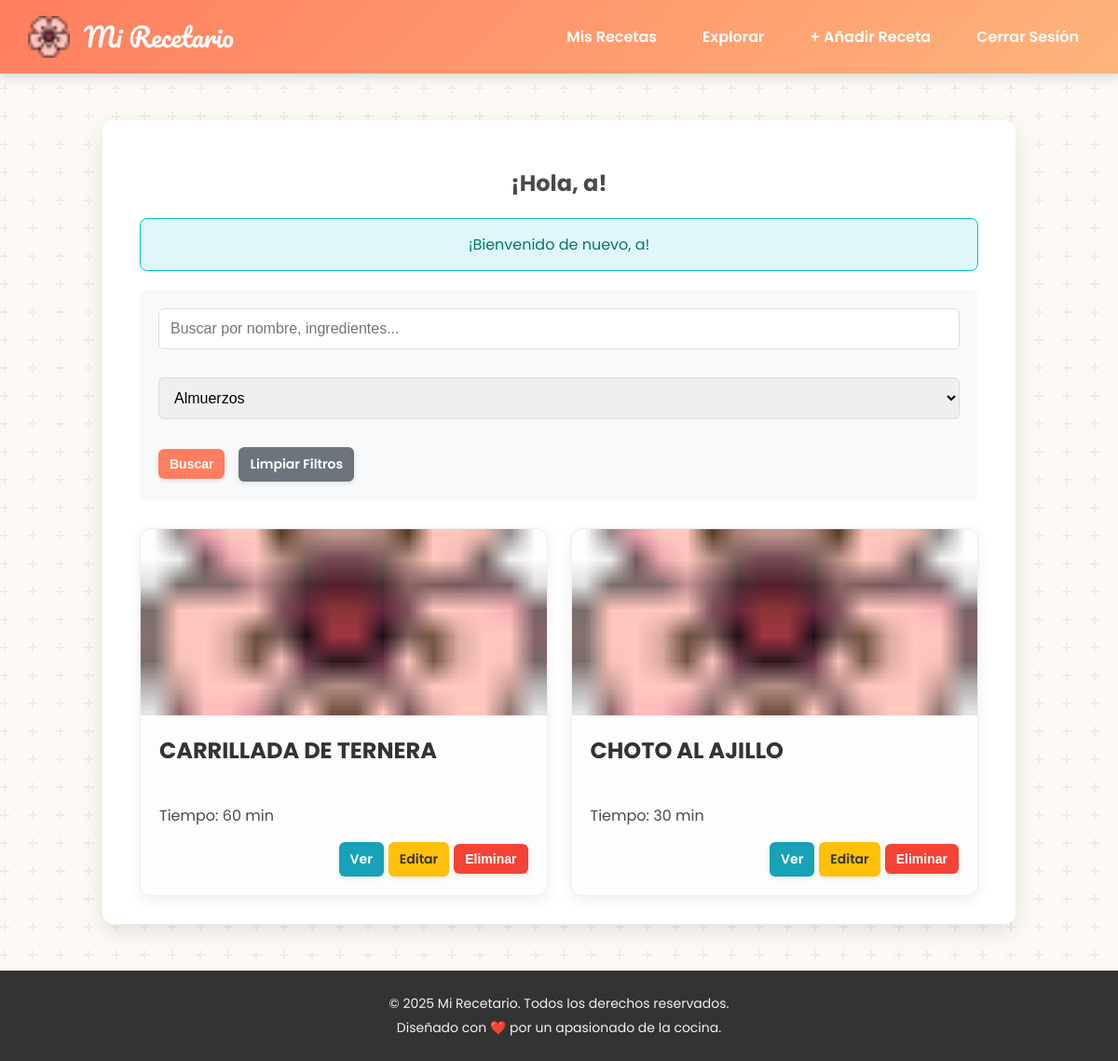
/dashboard.php?category=2 (signed in), run on the app's committed database.
### tables this page shows
CREATE TABLE IF NOT EXISTS `recetas` (
  `id_receta` int NOT NULL AUTO_INCREMENT,
  `id_usuario` int NOT NULL,
  `nombre_receta` varchar(100) NOT NULL,
  `ingredientes` text NOT NULL,
  `preparacion` text NOT NULL,
  `tiempo_preparacion_minutos` int DEFAULT NULL,
  `fecha_creacion` datetime DEFAULT CURRENT_TIMESTAMP,
  `imagen_url` varchar(100) NOT NULL,
  PRIMARY KEY (`id_receta`),
  KEY `id_usuario` (`id_usuario`)
);

### public/dashboard.php (the view, shortened to what this page needs)
<?php
require_once '../includes/header.php';
require_once '../includes/db_connect.php';
$user_id = $_SESSION['user_id'];
$username = htmlspecialchars($_SESSION['username']);
$categorias = [];
try {
    $stmt_cat = $pdo->query("SELECT id_categoria, nombre_categoria FROM categorias ORDER BY nombre_categoria ASC");
    $categorias = $stmt_cat->fetchAll();
} catch (\PDOException $e) {
    error_log("Error al cargar categorías: " . $e->getMessage());
}
$recetas = [];
$search_query = trim($_GET['search'] ?? '');
$category_id = trim($_GET['category'] ?? '');
$sql = "SELECT DISTINCT r.id_receta, r.nombre_receta, r.tiempo_preparacion_minutos, r.imagen_url
        FROM recetas r";
$params = [];
if (!empty($category_id)) {
    $sql .= " JOIN recetas_categorias rc ON r.id_receta = rc.id_receta";
}
$sql .= " WHERE r.id_usuario = ?";
$params[] = $user_id;
if (!empty($category_id)) {
    $sql .= " AND rc.id_categoria = ?";
    $params[] = $category_id;
}
$sql .= " ORDER BY r.fecha_creacion DESC";
try {
    $stmt = $pdo->prepare($sql);
    $stmt->execute($params);
    $recetas = $stmt->fetchAll();
} catch (\PDOException $e) {
    error_log("Error al cargar recetas con filtros: " . $e->getMessage());
    $_SESSION['message'] = '<p class="message error">Error al cargar tus recetas. Por favor, inténtalo de nuevo.</p>';
}
?>
<div class="dashboard-container">
    <div class="dashboard-header">
        <h2>¡Hola, <?= $username ?>!</h2>
    </div>
    <?php
    if (isset($_SESSION['message'])) {
        echo $_SESSION['message'];
    }
    ?>
    <div class="search-filter-section">
        <form action="dashboard.php" method="GET">
            <input type="text" name="search" placeholder="Buscar por nombre, ingredientes..." value="<?= htmlspecialchars($search_query) ?>">
            <select name="category">
                <?php foreach ($categorias as $categoria): ?>
                    <option value="<?= $categoria['id_categoria'] ?>" <?= ($category_id == $categoria['id_categoria']) ? 'selected' : '' ?>>
                        <?= htmlspecialchars($categoria['nombre_categoria']) ?>
                    </option>
                <?php endforeach; ?>
            </select>
            <button type="submit" class="btn">Buscar</button>
            <?php if (!empty($search_query) || !empty($category_id)): ?>
                <a href="dashboard.php" class="btn btn-cancel">Limpiar Filtros</a>
            <?php endif; ?>
        </form>
    </div>
    <?php if (empty($recetas)): ?>
        <div class="message">
            <p>No se encontraron recetas que coincidan con tus filtros.</p>
        </div>
    <?php else: ?>
        <div class="recipes-grid" id="recipes-grid">
            <?php foreach ($recetas as $receta): ?>
                <div class="recipe-card" data-id="<?= $receta['id_receta'] ?>">
                    <img src="<?= htmlspecialchars($receta['imagen_url'] ?: 'img/flor-de-cerezo.png') ?>" alt="Imagen de <?= htmlspecialchars($receta['nombre_receta']) ?>" class="recipe-card-image" onerror="this.onerror=null;this.src='img/flor-de-cerezo.png';">
                    <div class="recipe-card-content">
                        <h3><?= htmlspecialchars($receta['nombre_receta']) ?></h3>
                        <p>Tiempo: <?= htmlspecialchars($receta['tiempo_preparacion_minutos'] ?? 'N/A') ?> min</p>
                        <div class="recipe-actions">
                            <a href="view_recipe.php?id=<?= $receta['id_receta'] ?>" class="btn btn-info">Ver</a>
                            <a href="edit_recipe.php?id=<?= $receta['id_receta'] ?>" class="btn btn-warning">Editar</a>
                            <button type="button" class="btn btn-danger btn-delete"
                                    data-id="<?= $receta['id_receta'] ?>"
                                    data-name="<?= htmlspecialchars($receta['nombre_receta']) ?>">
                                Eliminar
                            </button>
                        </div>
                    </div>
                </div>
            <?php endforeach; ?>
        </div>
    <?php endif; ?>
</div>
<?php
require_once '../includes/footer.php';
?>

### public/css/style.css (style rules this page uses)
html { box-sizing: border-box; }
*, *:before, *:after { box-sizing: inherit; }
body { font-family: 'Poppins', sans-serif; background-color: #fdfaf6; color: #4a4a4a; margin: 0; display: flex; flex-direction: column; min-height: 100vh; overflow-x: hidden; }
.container, .dashboard-container, .form-container, .recipe-detail-container, .explore-container { background-color: #ffffff; padding: 30px 40px; border-radius: 12px; box-shadow: 0 8px 25px rgba(0, 0, 0, 0.1); width: 100%; max-width: 980px; margin: 30px auto; text-align: center; }
form { text-align: left; }
input[type="text"], input[type="email"], input[type="password"], input[type="number"], textarea, select { width: 100%; padding: 12px; margin-bottom: 15px; border: 1px solid #ddd; border-radius: 6px; font-size: 16px; box-sizing: border-box; }
.btn, button { background: #ff7e5f; color: white; padding: 8px 12px; border: none; border-radius: 6px; cursor: pointer; font-size: 14px; font-weight: 600; text-decoration: none; display: inline-block; transition: background-color 0.3s, transform 0.2s, box-shadow 0.3s; box-shadow: 0 2px 5px rgba(0, 0, 0, 0.1); }
.btn-danger { background-color: #f44336; }
.btn-info { background-color: #17a2b8; }
.btn-warning { background-color: #ffc107; color: #333; }
.btn-cancel { background-color: #6c757d; }
.message { background-color: #e0f7fa; color: #00796b; border: 1px solid #00bcd4; padding: 15px; border-radius: 8px; margin-bottom: 20px; text-align: center; }
.recipes-grid { display: grid; grid-template-columns: repeat(auto-fit, minmax(280px, 1fr)); gap: 25px; margin-top: 30px; }
.recipe-card { background-color: #fdfdfd; border: 1px solid #eee; border-radius: 12px; text-align: left; box-shadow: 0 4px 15px rgba(0, 0, 0, 0.07); display: flex; flex-direction: column; transition: transform 0.3s, box-shadow 0.3s; }
.recipe-card-image { width: 100%; height: 200px; object-fit: cover; }
.recipe-card-content { padding: 20px; display: flex; flex-direction: column; flex-grow: 1; }
.recipe-card h3 { margin-top: 0; color: #333; font-size: 1.5em; }
.recipe-actions { display: flex; justify-content: flex-end; gap: 5px; margin-top: auto; flex-wrap: wrap; align-items: center; }
.search-filter-section { margin-bottom: 30px; padding: 20px; background-color: #f8f9fa; border-radius: 8px; }
.search-filter-section form { display: flex; flex-wrap: wrap; gap: 15px; align-items: center; }

### data on the page
recetas: nombre_receta "CARRILLADA DE TERNERA", tiempo_preparacion_minutos "60"
recetas: nombre_receta "CHOTO AL AJILLO", tiempo_preparacion_minutos "30"

### other printed values
$username "a"
$_SESSION['message'] "¡Bienvenido de nuevo, a!"
form field category "Almuerzos"
